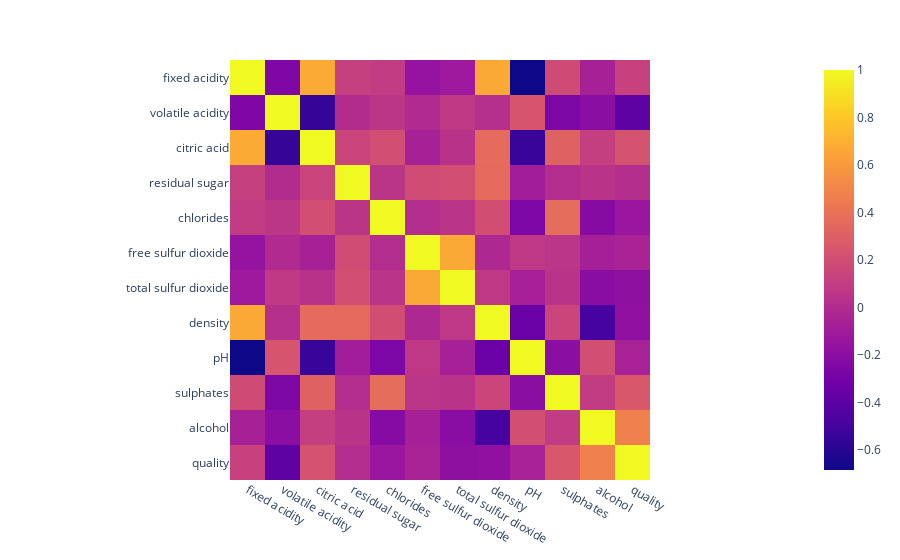

Notebook code for this chart:
### Code cell
fig = px.imshow(data_red_wine.corr())
fig.show()

### Figure 1 — Plotly figure (JSON) as saved in the notebook; plotly's stock layout.template omitted (floating-point values rounded to 4 significant figures; data arrays with more than 128 entries replaced by an {"elided": "..."} marker saying what was removed)
{"data": [{"coloraxis": "coloraxis", "hovertemplate": "x: %{x}<br>y: %{y}<br>color: %{z}<extra></extra>", "name": "0", "type": "heatmap", "x": ["fixed acidity", "volatile acidity", "citric acid", "residual sugar", "chlorides", "free sulfur dioxide", "total sulfur dioxide", "density", "pH", "sulphates", "alcohol", "quality"], "xaxis": "x", "y": ["fixed acidity", "volatile acidity", "citric acid", "residual sugar", "chlorides", "free sulfur dioxide", "total sulfur dioxide", "density", "pH", "sulphates", "alcohol", "quality"], "yaxis": "y", "z": {"elided": "12x12 float values"}}], "layout": {"coloraxis": {"colorscale": [[0, "#0d0887"], [0.1111, "#46039f"], [0.2222, "#7201a8"], [0.3333, "#9c179e"], [0.4444, "#bd3786"], [0.5556, "#d8576b"], [0.6667, "#ed7953"], [0.7778, "#fb9f3a"], [0.8889, "#fdca26"], [1, "#f0f921"]]}, "margin": {"t": 60}, "xaxis": {"anchor": "y", "constrain": "domain", "domain": [0, 1], "scaleanchor": "y"}, "yaxis": {"anchor": "x", "autorange": "reversed", "constrain": "domain", "domain": [0, 1]}}}
